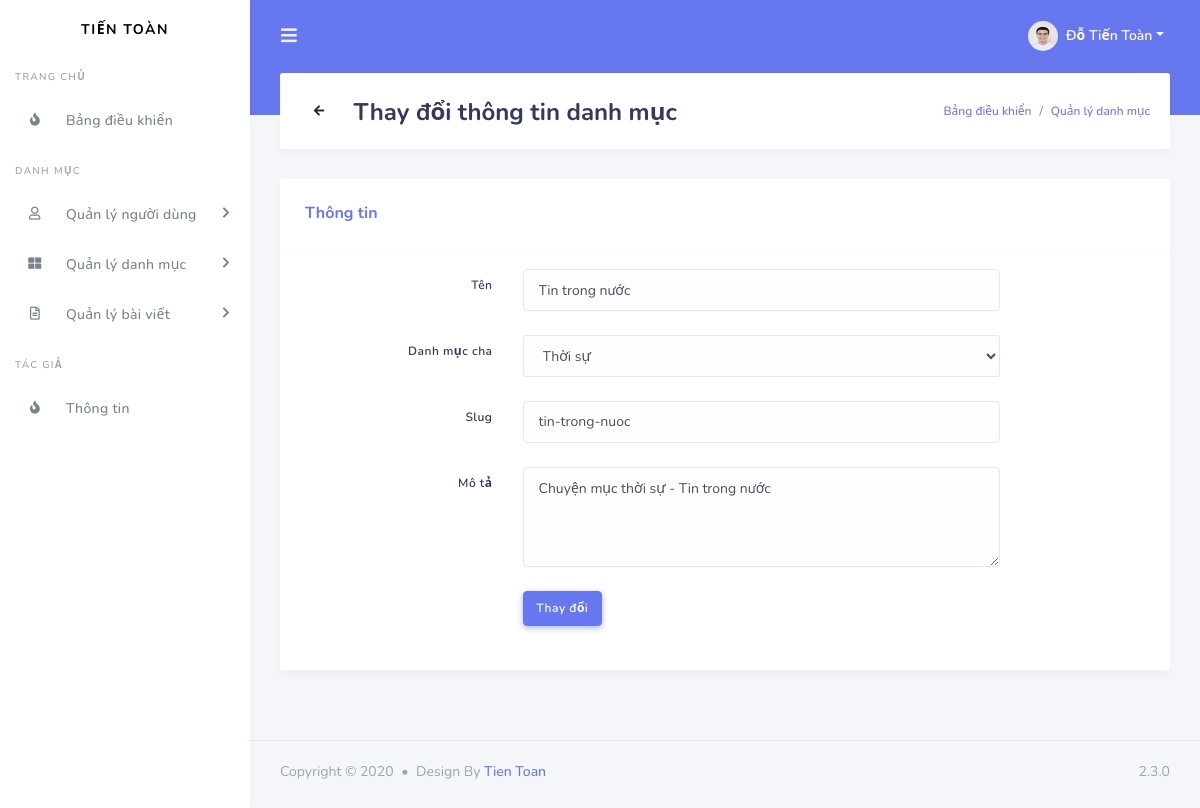
Screenshot of /index.php?admin=admin&mod=category&act=edit&id=2 (signed in) with the database file from the repository.
### tables this page shows
CREATE TABLE `categories`  (
  `id` int NOT NULL AUTO_INCREMENT,
  `name` varchar(255) NULL DEFAULT NULL,
  `parent_id` int NULL DEFAULT NULL COMMENT 'danh mục cha',
  `slug` varchar(255) NULL DEFAULT NULL,
  `description` mediumtext NULL COMMENT 'Mô tả thể loại',
  `created_at` timestamp(0) NULL DEFAULT current_timestamp(0) ON UPDATE CURRENT_TIMESTAMP(0) COMMENT 'Ngày tạo',
  `user_id` int NULL DEFAULT NULL,
  PRIMARY KEY (`id`) USING BTREE,
  INDEX `parent_id`(`parent_id`) USING BTREE,
  INDEX `user_id`(`user_id`) USING BTREE,
  CONSTRAINT `categories_ibfk_1` FOREIGN KEY (`parent_id`) REFERENCES `categories` (`id`) ON DELETE SET NULL ON UPDATE RESTRICT,
  CONSTRAINT `categories_ibfk_2` FOREIGN KEY (`user_id`) REFERENCES `users` (`id`) ON DELETE SET NULL ON UPDATE NO ACTION
);

### controllers/admin/CategoryController.php (called while the page is built, shortened)
<?php
require_once('models/admin/Category.php');
class CategoryController extends Controller{
	public $model;
	public function __construct(){
		$this->model = new Category();
	}
	public function edit(){
		$id = $_GET['id'];
		$categories = $this->model->allParent();
		$category = $this->model->find($id);
		require_once('views/admin/category/update.php');
	}
}
?>

### index.php (called while the page is built, shortened)
<?php
$act = (isset($_GET['act']) ? $_GET['act'] : 'home');
$controller_obj = new $controller_class_name();
$controller_obj->$act();
?>

### models/admin/Connection.php (called while the page is built, shortened)
<?php
class Connection{
	public function __construct(){
		$servername = 'localhost';
		$username = 'root';
		$password = '';
		$dbname = 'project-php27';
		$this->conn = new mysqli($servername, $username, $password, $dbname);
	}
}
?>

### models/admin/Model.php (called while the page is built, shortened)
<?php
require_once('Connection.php');
class Model{
	var $connection;
	var $table;
	public function __construct(){
		$connection_obj = new Connection();
		$this->connection = $connection_obj->conn;
	}
	public function find($id){
		$sql = "SELECT * FROM " . $this->table . " WHERE id=$id";
		$result = $this->connection->query($sql);
		$this->table = $result->fetch_assoc();
		return $this->table ;
	}
}
?>

### models/admin/Category.php (called while the page is built, shortened)
<?php
require_once('Model.php');
class Category extends Model
{
	var $table = 'categories';
	public function allParent(){
		$sql = "SELECT * FROM " . $this->table . " WHERE parent_id is NULL";
		$result = $this->connection->query($sql);
		$parent = array();
		while ($row = $result->fetch_assoc()) {
			$parent[] = $row;
		}
		return $parent;
	}
}
?>

### views/admin/category/update.php (the view, shortened to what this page needs)
<?php require_once('views/admin/header.php') ?>
<div class="main-content">
        <section class="section">
          <div class="section-header">
            <div class="section-header-back">
              <a href="index.php?admin=admin&mod=&act=back" class="btn btn-icon"><i class="fas fa-arrow-left"></i></a>
            </div>
            <h1>Thay đổi thông tin danh mục</h1>
            <div class="section-header-breadcrumb">
              <div class="breadcrumb-item active"><a href="index.php?admin=admin&mod=&act=home">Bảng điều khiển</a></div>
              <div class="breadcrumb-item"><a href="index.php?admin=admin&mod=category&act=list">Quản lý danh mục</a></div>
            </div>
          </div>
          <div class="section-body">
            <div class="row">
              <div class="col-12">
                <div class="card">
                  <div class="card-header">
                    <h4>Thông tin</h4>
                  </div>
                  <form action="index.php?admin=admin&mod=category&act=update&id=<?= $category['id']?>" method="POST" enctype="multipart/form-data" class="card-body">
                    <div class="form-group row mb-4">
                      <label class="col-form-label text-md-right col-12 col-md-3 col-lg-3">Tên</label>
                      <div class="col-sm-12 col-md-7">
                        <input type="text" class="form-control" name="name" value="<?= $category['name']?>" required>
                      </div>
                    </div>
                    <div class="form-group row mb-4">
                      <label class="col-form-label text-md-right col-12 col-md-3 col-lg-3">Danh mục cha</label>
                      <div class="col-sm-12 col-md-7">
                        <select class="form-control selectric" name="parent_id">
                          <?php foreach ($categories as $cate) { ?>
                          <option <?php if ($category['parent_id'] == $cate['id']) { echo "selected";} ?>  value="<?= $cate['id'] ?>"><?= $cate['name'] ?></option>
                          <?php } ?>
                        </select>
                      </div>
                    </div>
                    <div class="form-group row mb-4">
                      <label class="col-form-label text-md-right col-12 col-md-3 col-lg-3">Slug</label>
                      <div class="col-sm-12 col-md-7">
                        <input type="text" class="form-control" name="slug" value="<?= $category['slug']?>" required>
                      </div>
                    </div>
                    <div class="form-group row mb-4">
                      <label class="col-form-label text-md-right col-12 col-md-3 col-lg-3">Mô tả</label>
                      <div class="col-sm-12 col-md-7">
                        <textarea class="summernote-simple form-control" style="height: 100px;" name="description" required><?= $category['description']?></textarea>
                      </div>
                    </div>
                    <div class="form-group row mb-4">
                      <label class="col-form-label text-md-right col-12 col-md-3 col-lg-3"></label>
                      <div class="col-sm-12 col-md-7">
                        <button type="submit" class="btn btn-primary">Thay đổi</button>
                      </div>
                    </div>
                  </form>
                </div>
              </div>
            </div>
          </div>
        </section>
      </div>
<?php require_once('views/admin/footer.php'); ?>

### rows the page displays
categories: name "Tin trong nước", parent_id "Thời sự", slug "tin-trong-nuoc", description "Chuyện mục thời sự - Tin trong nước"

### other values shown
$_SESSION['user']['name'] "Đỗ Tiến Toàn"
